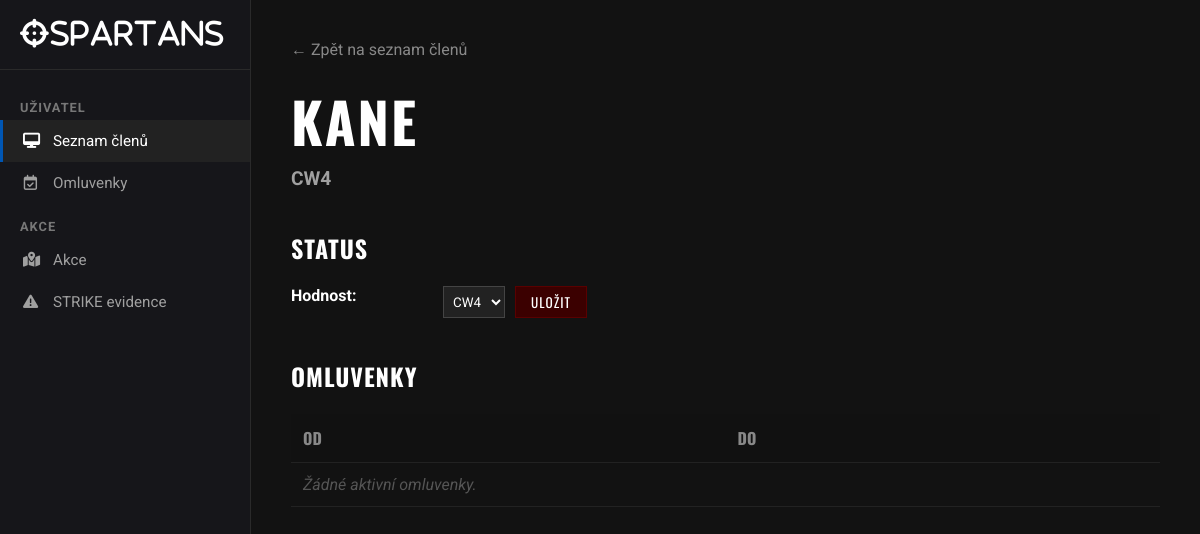
The app's page /profil/3, older data.
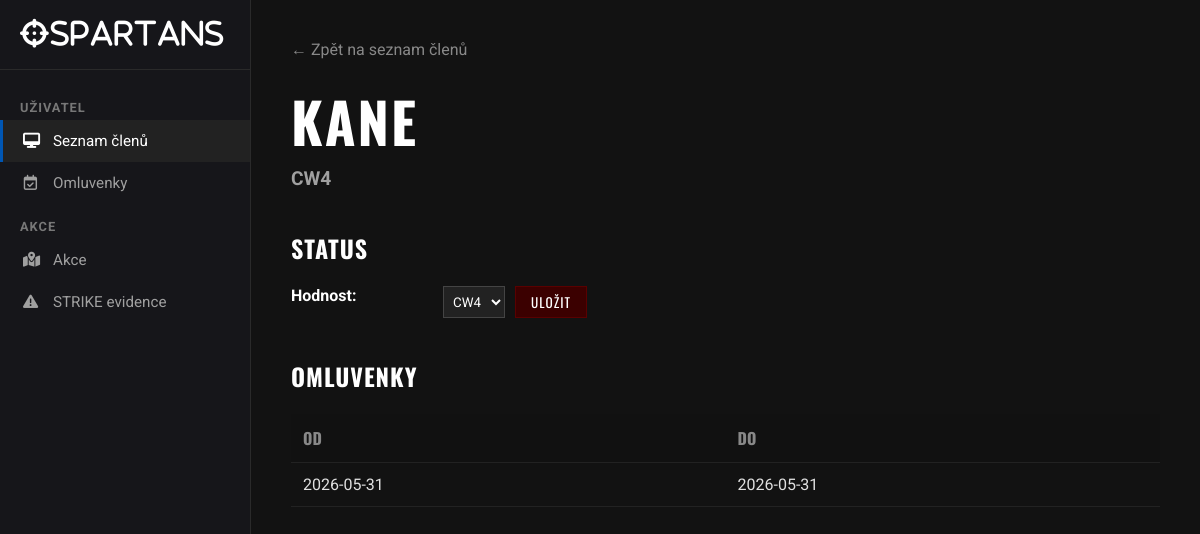
The same page, newer data.
### app.py (models this page shows)
class Omluvenka(db.Model):
    id = db.Column(db.Integer, primary_key=True)
    datum_od = db.Column(db.Date, nullable=False) # Změněno ze String na Date
    datum_do = db.Column(db.Date, nullable=False) # Změněno ze String na Date
    clen_id = db.Column(db.Integer, db.ForeignKey('clen.id'), nullable=False)
    clen = db.relationship('Clen', backref='vsechny_omluvenky')

### app.py (the view)
@app.route('/profil/<int:id>')
def profil(id):
    vybrany_clen = Clen.query.get_or_404(id)
    omluvenky_clena = Omluvenka.query.filter_by(clen_id=id).all()
    hodnosti_z_db = Hodnost.query.all()
    return render_template('profil.html', clen=vybrany_clen, omluvenky=omluvenky_clena, hodnosti=hodnosti_z_db)

### templates/profil.html (shortened to what this page needs)
<!DOCTYPE html>
<html lang="cs">
<head>
    <link rel="stylesheet" href="https://cdnjs.cloudflare.com/ajax/libs/font-awesome/6.4.0/css/all.min.css">
    <link rel="stylesheet" href="{{ url_for('static', filename='profil.css') }}">
</head>
<body>
    <div class="sidebar">
      <div class="sidebar-brand">
        <i class="fa-solid fa-crosshairs">SPARTANS</i>
      </div>
      <div class="sidebar-category">Uživatel</div>
      <div class="sidebar-nav">
        <a href="/" class="active"
          ><i class="fa-solid fa-desktop"></i> Seznam členů</a
        >
        <a href="/omluvenky"
          ><i class="fa-regular fa-calendar-check"></i> Omluvenky</a
        >
      </div>
      <div class="sidebar-category">Akce</div>
      <div class="sidebar-nav">
        <a href="/akce"><i class="fa-solid fa-map-location-dot"></i> Akce </a>
        <a href="/strike"><i class="fa-solid fa-triangle-exclamation"></i> STRIKE evidence</a>
      </div>
    </div>
    <div class="main-content">
        <a href="/" style="color: #888; text-decoration: none; margin-bottom: 20px; display: inline-block;">← Zpět na seznam členů</a>
        <div class="container">
            <div class="left-column">
                <h1>{{ clen.jmeno }}</h1>
                <div class="subtitle">{{ clen.hodnost.nazev }}</div>
                <h2>Status</h2>
                <div style="display: grid; grid-template-columns: 140px 1fr; gap: 12px; margin-bottom: 30px;">
                    <div style="font-weight: bold; color: #fff;">Hodnost:</div>
                    <div>
                        <form action="/zmenit_hodnost/{{ clen.id }}" method="POST" style="display: flex; gap: 10px; margin: 0;">
                            <select name="hodnost" style="padding: 5px;">
                                {% for h in hodnosti %}
                                    <option value="{{ h.id }}" {% if clen.hodnost_id == h.id %}selected{% endif %}>{{ h.nazev }}</option>
                                {% endfor %}
                            </select>
                            <button type="submit" style="padding: 5px 15px;">Uložit</button>
                        </form>
                    </div>
                </div>
                <h2>Omluvenky</h2>
                <table>
                    <tr>
                        <th>Od</th>
                        <th>Do</th>
                    </tr>
                    {% for omluvenka in omluvenky %}
                    <tr>
                        <td>{{ omluvenka.datum_od }}</td>
                        <td>{{ omluvenka.datum_do }}</td>
                    </tr>
                    {% else %}
                    <tr>
                        <td colspan="2" style="color: #555; font-style: italic;">Žádné aktivní omluvenky.</td>
                    </tr>
                    {% endfor %}
                </table>
            </div>
        </div>
    </div>
</body>
</html>

Row changes from the older to the newer data that the page shows:
added Omluvenka: datum_od "2026-05-31", datum_do "2026-05-31"
Text that changed along with them:
text no longer shown: "Žádné aktivní omluvenky."
